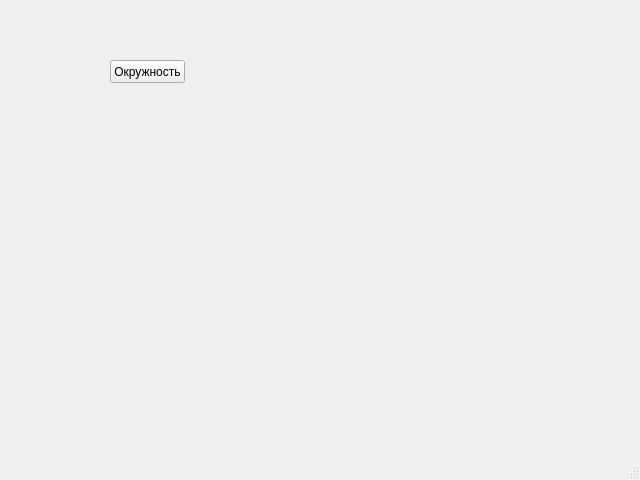
<?xml version="1.0" encoding="UTF-8"?>
<ui version="4.0">
 <class>MainWindow</class>
 <widget class="QMainWindow" name="MainWindow">
  <property name="geometry">
   <rect>
    <x>0</x>
    <y>0</y>
    <width>640</width>
    <height>480</height>
   </rect>
  </property>
  <property name="windowTitle">
   <string>MainWindow</string>
  </property>
  <widget class="QWidget" name="centralwidget">
   <widget class="QPushButton" name="pushButton">
    <property name="geometry">
     <rect>
      <x>110</x>
      <y>60</y>
      <width>75</width>
      <height>23</height>
     </rect>
    </property>
    <property name="text">
     <string>Окружность</string>
    </property>
   </widget>
  </widget>
  <widget class="QMenuBar" name="menubar">
   <property name="geometry">
    <rect>
     <x>0</x>
     <y>0</y>
     <width>640</width>
     <height>21</height>
    </rect>
   </property>
  </widget>
  <widget class="QStatusBar" name="statusbar"/>
 </widget>
 <resources/>
 <connections/>
</ui>
